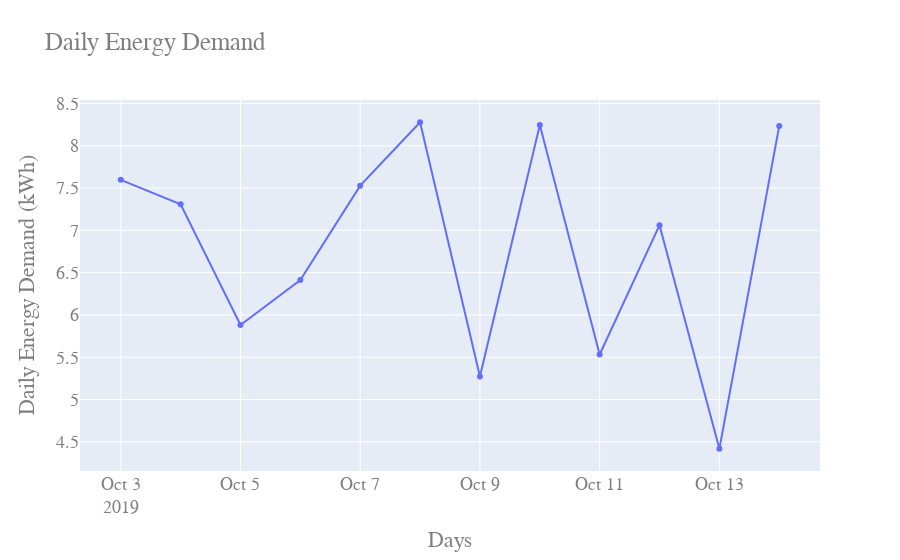

Notebook code for this chart:
### Code cell
fig = go.Figure()
fig.add_trace(go.Scatter(x=ts['2019-10-03':'2019-10-14'].index,
                         y=ts['2019-10-03':'2019-10-14']['demand_kwh'],
                         name='Daily energy demand (kWh)')
              )
fig.update_layout(font=dict(family="Courier New, monospace", size=18, color="#7f7f7f"))
fig.update_layout(title="Daily Energy Demand",
                  yaxis_title='Daily Energy Demand (kWh)',
                  xaxis_title='Days')
fig.show()

### Figure 1 — Plotly figure (JSON) as saved in the notebook; plotly's stock layout.template omitted (floating-point values rounded to 4 significant figures)
{"data": [{"name": "Daily energy demand (kWh)", "type": "scatter", "x": ["2019-10-03T00:00:00", "2019-10-04T00:00:00", "2019-10-05T00:00:00", "2019-10-06T00:00:00", "2019-10-07T00:00:00", "2019-10-08T00:00:00", "2019-10-09T00:00:00", "2019-10-10T00:00:00", "2019-10-11T00:00:00", "2019-10-12T00:00:00", "2019-10-13T00:00:00", "2019-10-14T00:00:00"], "y": [7.597, 7.307, 5.881, 6.413, 7.528, 8.277, 5.273, 8.245, 5.532, 7.061, 4.419, 8.234]}], "layout": {"font": {"color": "#7f7f7f", "family": "Courier New, monospace", "size": 18}, "title": {"text": "Daily Energy Demand"}, "xaxis": {"title": {"text": "Days"}}, "yaxis": {"title": {"text": "Daily Energy Demand (kWh)"}}}}
